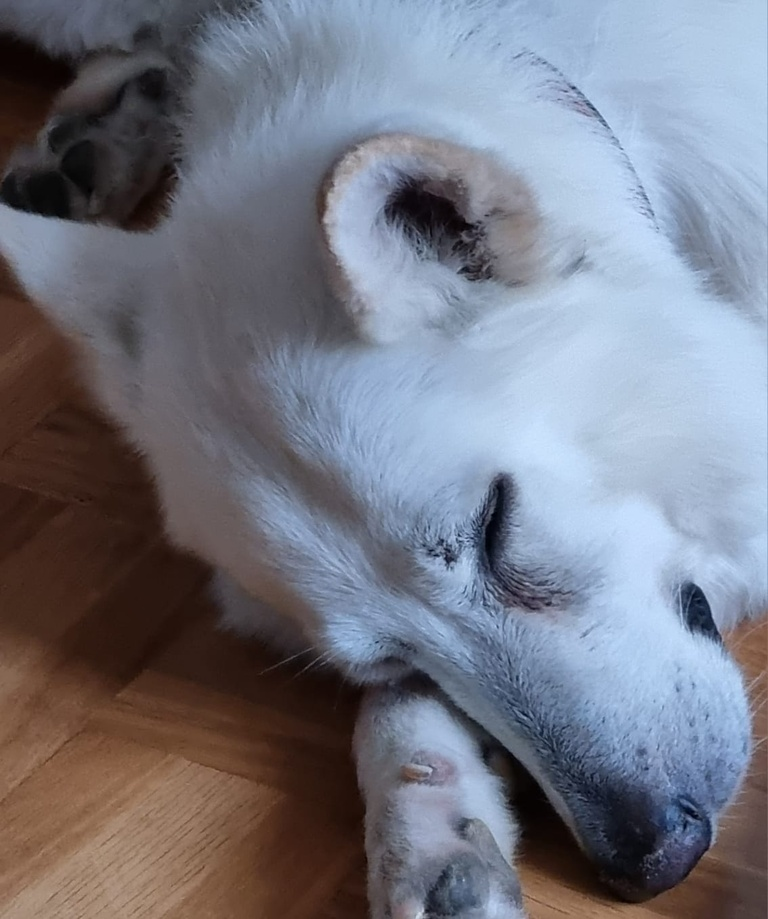
#> input picture data/dog.jpeg, 768 x 919 px, shrunk from 1134 x 1358 before the run, found by its file name
$ python svd-compression.py
#> lines starting #> are read from the running program, lines starting #| are printed output that depends on the picture
import numpy as np
import matplotlib.pyplot as plt
from PIL import Image

path = "data\dog.jpeg"
img = Image.open(path).convert("L")
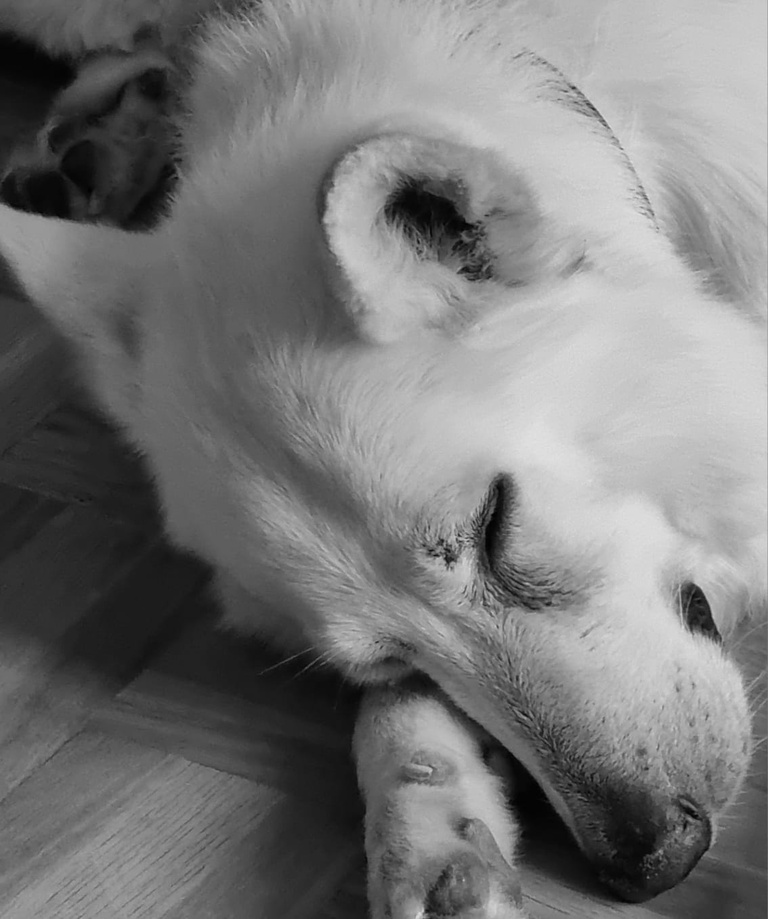
#> img: PIL image 768x919 L; min 0, max 226, mean 120.3
X = np.array(img, dtype=float)

U, S, Vt = np.linalg.svd(X, full_matrices=False)
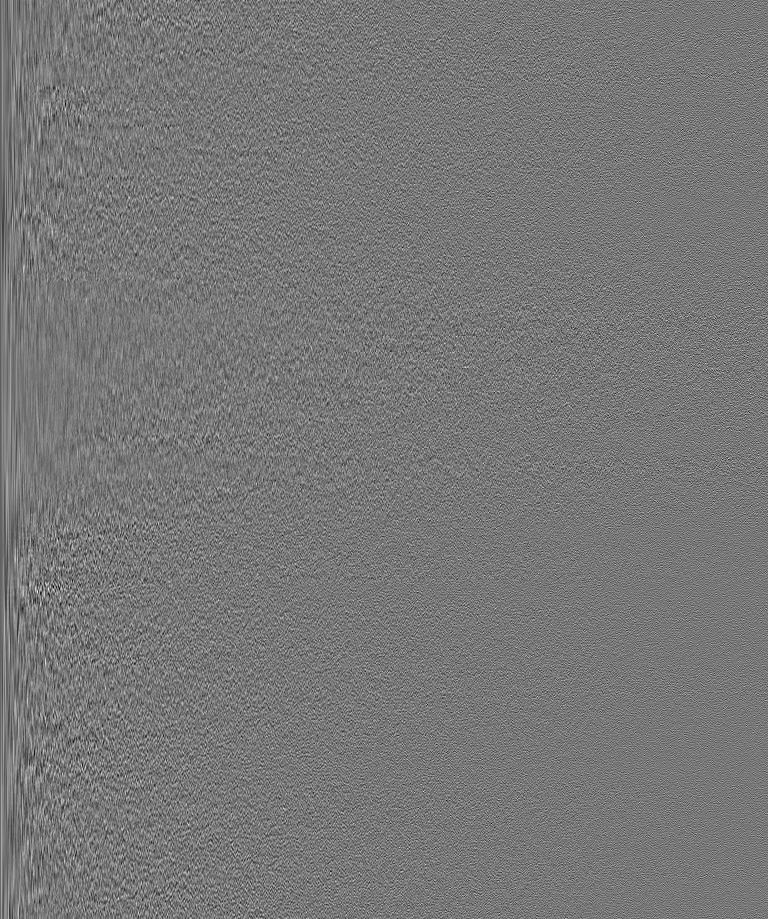
#> U: shape (919, 768) float64; min -0.187, max 0.211, mean -4.47e-05; drawn with min black and max white
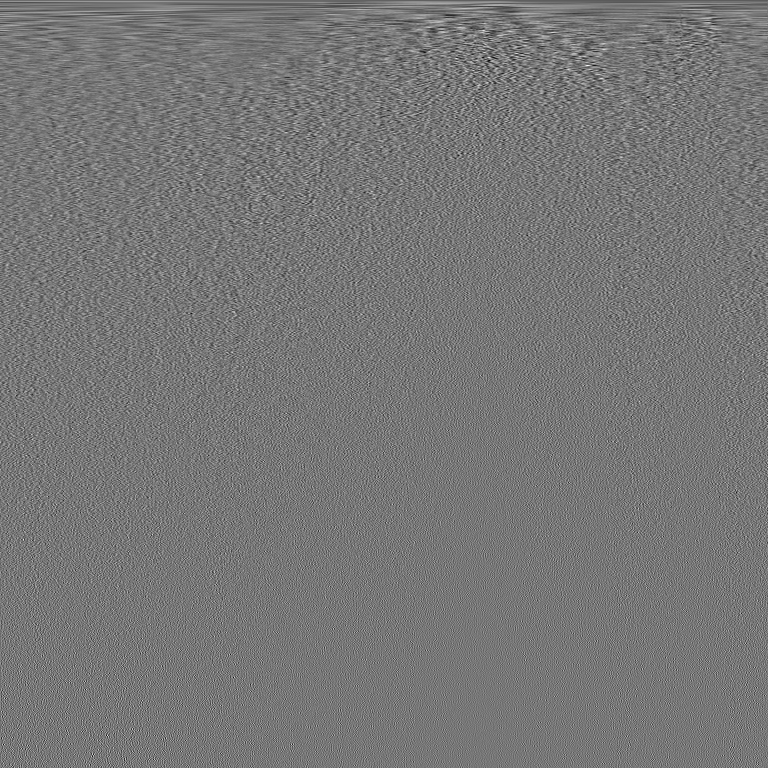
#> Vt: shape (768, 768) float64; min -0.211, max 0.24, mean -4.81e-05; drawn with min black and max white
#> S = 768 values, max 108255.6 at index 0, min 1.5 at index 767, mean 394.9
print(f"Dimenzije: U={U.shape}, S={S.shape}, Vt={Vt.shape}")
#| Dimenzije: U=(919, 768), S=(768,), Vt=(768, 768)


def reconstruct_image(U, S, Vt, r):
    """Rekonstruiše sliku korišćenjem prvih r sing. vrednosti."""
    return U[:, :r] @ np.diag(S[:r]) @ Vt[:r, :]


r_vals = [10, 30, 150]

# Reconstructed images
#############################################################
fig, axes = plt.subplots(2, 2, figsize=(10, 10))

# Original
axes[0, 0].imshow(X, cmap="gray")
axes[0, 0].set_title("Оригинална слика")
axes[0, 0].axis("off")

# Komprimovane slike
for ax, r in zip(axes.flat[1:], r_vals):
    Xr = reconstruct_image(U, S, Vt, r)
    ax.imshow(Xr, cmap="gray")
    ax.set_title(f"r = {r}")
    ax.axis("off")
#> this loop made 3 passes
#> pass 1, `Xr = reconstruct_image(U, S, Vt, r)`:
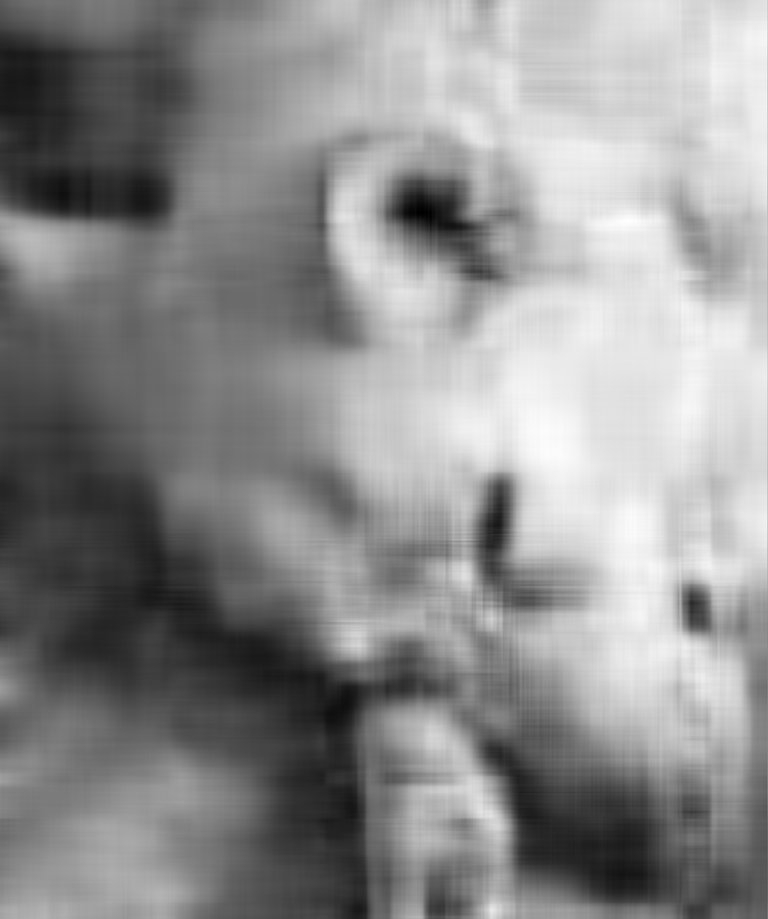
#> Xr: shape (919, 768) float64; min -12.35, max 226.4, mean 120.3; drawn with min black and max white
#> pass 2, `Xr = reconstruct_image(U, S, Vt, r)`:
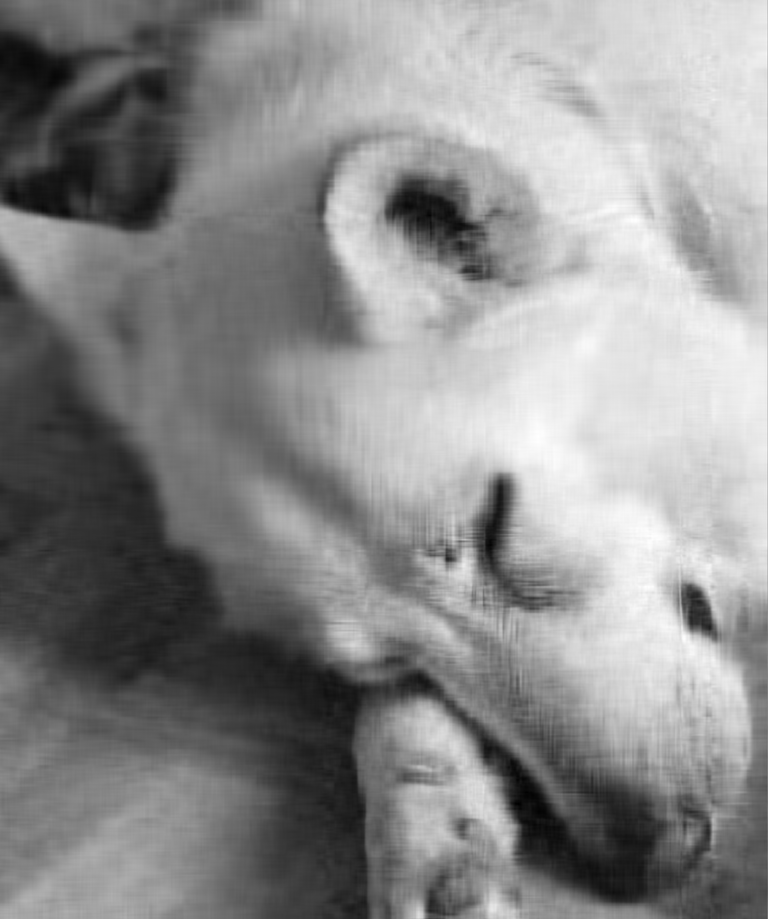
#> Xr: shape (919, 768) float64; min -8.5, max 226.9, mean 120.3; drawn with min black and max white

plt.tight_layout()
plt.savefig("results/image_recons.png", dpi=200)
plt.close(fig)
plt.show()

# Singular vals vs rank
###############################################################
plt.figure(figsize=(7, 5))
plt.semilogy(S, linewidth=1.5, label="Singularne vrednosti")
plt.semilogy(r_vals, [S[r - 1] for r in r_vals], "o", label="r = 10, 30, 150")
plt.title("Сингуларне вредности у зависности од ранга r")
plt.xlabel("Ранг (r)")
plt.ylabel("Сингуларна вредност (логаритамска скала)")
plt.legend()
plt.grid(True)
plt.savefig("results/sigma_v_r.png", dpi=200)
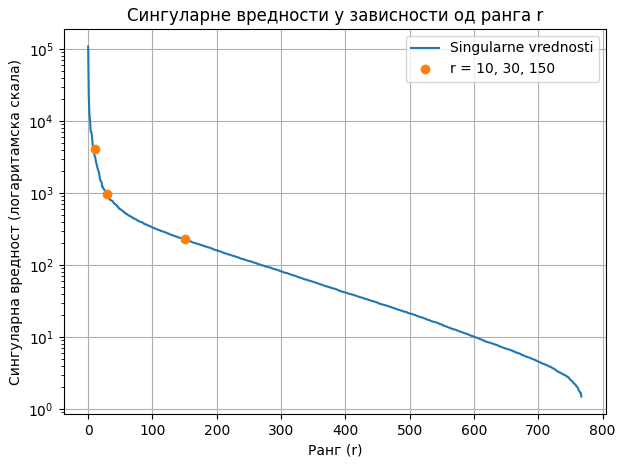
#> figure drawn by matplotlib, 1 panel; curve peaks at x = 0, y = 108255.6
plt.close(fig)
plt.show()

# Cumulative sum
##############################################################
cum_sum = np.cumsum(S) / np.sum(S)
#> cum_sum = 768 values from 0.357 to 1
plt.plot(np.arange(1, len(S) + 1), cum_sum * 100, label="Кумулативна енергија")

for r in [10, 30, 150]:
    plt.plot(r, cum_sum[r - 1] * 100, "o", label=f"r = {r}")

plt.xlabel("Ранг (r)")
plt.ylabel("Кумулативна сума (%)")
plt.title("Однос кумулативне суме и ранга r")
plt.legend()
plt.grid(True)
plt.savefig("results/cum_sum.png", dpi=200)
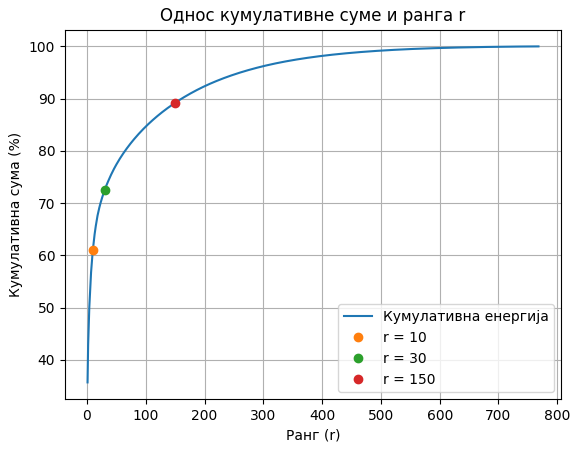
#> figure drawn by matplotlib, 1 panel; curve peaks at x = 768, y = 100
plt.close(fig)
plt.show()
